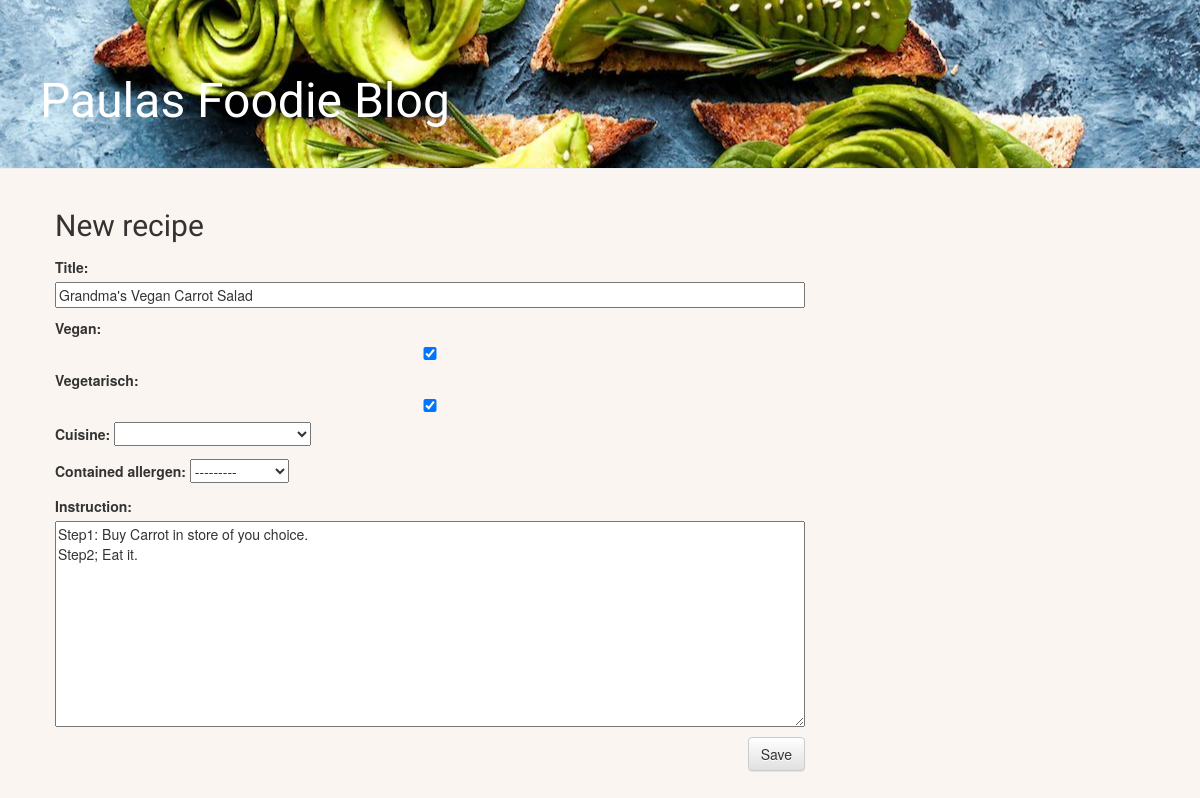
The page /recipe/2/edit/ on the database its author committed.
### blog/models.py (models this page shows, shortened)
class Recipe(models.Model):
    author = models.ForeignKey(
        settings.AUTH_USER_MODEL, on_delete=models.CASCADE)
    title = models.CharField(max_length=200)
    is_vegan = models.BooleanField("Vegan", default=False)
    is_veggie = models.BooleanField("Vegetarisch", default=False)
    cuisine_types = (
        ('DEF', ''),
        ('INT', 'Internationale Kueche'),
        ('ASI', 'Asiatische Kueche'),
        ('AFR', 'Afrikanische Kueche'),
        ('EUR', 'Europäische Kueche'),
        ('AME', 'Amerikanische Kueche'),
        ('SUA', 'Suedamerikanische Kueche'),)
    cuisine = models.CharField(
        max_length=30, choices=cuisine_types, default='DEF')
    allergen_types = (
        ("NA", "None"),
        ("nuts", "Nuesse"),
        ("glut", "Gluten"),
        ("lact", "Kuhmilch"),
        ("fish", "Fisch"),
        ("egg", "Huehnereier"),
    )
    contained_allergen = MultiSelectField(choices=allergen_types)
    instruction = models.TextField()
    created_date = models.DateTimeField(default=timezone.now)
    published_date = models.DateTimeField(blank=True, null=True)

### blog/views.py (the view)
# urls.py: path('recipe/<int:pk>/edit/', views.recipe_edit, name='recipe_edit'),
def recipe_edit(request, pk):
    recipe = get_object_or_404(Recipe, pk=pk)
    if request.method == "POST":
        form = RecipeForm(request.POST, instance=recipe)
        if form.is_valid():
            recipe = form.save(commit=False)
            recipe.author = request.user
            recipe.published_date = timezone.now()
            recipe.save()
            return redirect('recipe_detail', pk=recipe.pk)
    else:
        form = RecipeForm(instance=recipe)
    return render(request, 'blog/recipe_edit.html', {'form': form})

### blog/forms.py
class RecipeForm(forms.ModelForm):
    class Meta:
         model = Recipe
         fields = ('title', 'is_vegan', 'is_veggie', 'cuisine', 'contained_allergen', 'instruction', )

### blog/templates/blog/recipe_edit.html
{% extends 'blog/base.html' %}
{% block content %}
    <h2>New recipe</h2>
     <form method="POST" class="post-form">{% csrf_token %}
         {{ form.as_p }}
          <button type="submit" class="save btn btn-default">Save</button><br>
     </form>
{% endblock %}

### blog/static/css/blog.css (style rules this page uses)
h1, h2 { font-family: 'Lobster', cursive; margin-bottom: 15px; }
.save { float: right; }
.post-form textarea, .post-form input { width: 100%; }
body { background-color: #faf5f0; }

### rows shown on the page
Recipe: title "Grandma's Vegan Carrot Salad", is_vegan "☑", is_veggie "☑", contained_allergen "---------", instruction "Step1: Buy Carrot in store of you choice. Step2; Eat it."
